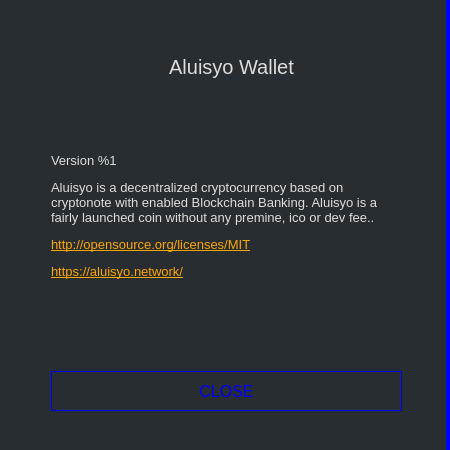
<?xml version="1.0" encoding="UTF-8"?>
<ui version="4.0">
 <class>AboutDialog</class>
 <widget class="QDialog" name="AboutDialog">
  <property name="geometry">
   <rect>
    <x>0</x>
    <y>0</y>
    <width>450</width>
    <height>450</height>
   </rect>
  </property>
  <property name="sizePolicy">
   <sizepolicy hsizetype="Fixed" vsizetype="Fixed">
    <horstretch>0</horstretch>
    <verstretch>0</verstretch>
   </sizepolicy>
  </property>
  <property name="minimumSize">
   <size>
    <width>450</width>
    <height>450</height>
   </size>
  </property>
  <property name="maximumSize">
   <size>
    <width>450</width>
    <height>450</height>
   </size>
  </property>
  <property name="windowTitle">
   <string>About %1</string>
  </property>
  <property name="styleSheet">
   <string notr="true">background-color: #282d31; border-right: 4px solid blue;</string>
  </property>
  <layout class="QVBoxLayout" name="verticalLayout" stretch="0">
   <item>
    <widget class="QGroupBox" name="groupBox">
     <property name="styleSheet">
      <string notr="true">border: 0px;</string>
     </property>
     <property name="title">
      <string/>
     </property>
     <widget class="QLabel" name="m_aboutLabel">
      <property name="geometry">
       <rect>
        <x>40</x>
        <y>90</y>
        <width>351</width>
        <height>231</height>
       </rect>
      </property>
      <property name="sizePolicy">
       <sizepolicy hsizetype="Preferred" vsizetype="Expanding">
        <horstretch>0</horstretch>
        <verstretch>0</verstretch>
       </sizepolicy>
      </property>
      <property name="font">
       <font>
        <pointsize>-1</pointsize>
       </font>
      </property>
      <property name="styleSheet">
       <string notr="true">color: #ddd;
border-right: 0px;
font-size: 13px;</string>
      </property>
      <property name="text">
       <string>&lt;html&gt;&lt;head/&gt;&lt;body&gt;&lt;p&gt;Version %1&lt;/p&gt;&lt;p&gt;Aluisyo is a decentralized cryptocurrency based on cryptonote with enabled Blockchain Banking. Aluisyo is a fairly launched coin without any premine, ico or dev fee..&lt;/p&gt;&lt;p&gt;&lt;a href=&quot;http://opensource.org/licenses/MIT&quot;&gt;&lt;span style=&quot; text-decoration: underline; color:#ffa500;&quot;&gt;http://opensource.org/licenses/MIT&lt;/span&gt;&lt;/a&gt;&lt;/p&gt;&lt;p&gt;&lt;a href=&quot;https://aluisyo.network/&quot;&gt;&lt;span style=&quot; text-decoration: underline; color:#ffa500;&quot;&gt;https://aluisyo.network/&lt;/span&gt;&lt;/a&gt;&lt;/p&gt;&lt;/body&gt;&lt;/html&gt;</string>
      </property>
      <property name="textFormat">
       <enum>Qt::RichText</enum>
      </property>
      <property name="wordWrap">
       <bool>true</bool>
      </property>
      <property name="openExternalLinks">
       <bool>true</bool>
      </property>
     </widget>
     <widget class="QPushButton" name="m_closeButton">
      <property name="geometry">
       <rect>
        <x>40</x>
        <y>360</y>
        <width>351</width>
        <height>40</height>
       </rect>
      </property>
      <property name="minimumSize">
       <size>
        <width>125</width>
        <height>31</height>
       </size>
      </property>
      <property name="font">
       <font>
        <pointsize>-1</pointsize>
       </font>
      </property>
      <property name="styleSheet">
       <string notr="true">color: blue; background-color: #1; border: 1px solid blue; font-size: 16px;</string>
      </property>
      <property name="text">
       <string>CLOSE</string>
      </property>
     </widget>
     <widget class="QLabel" name="label_3">
      <property name="geometry">
       <rect>
        <x>60</x>
        <y>40</y>
        <width>321</width>
        <height>31</height>
       </rect>
      </property>
      <property name="font">
       <font>
        <pointsize>-1</pointsize>
       </font>
      </property>
      <property name="styleSheet">
       <string notr="true">color: #ddd;
border-right: 0px;
font-size: 20px;</string>
      </property>
      <property name="text">
       <string>Aluisyo Wallet</string>
      </property>
      <property name="alignment">
       <set>Qt::AlignCenter</set>
      </property>
     </widget>
    </widget>
   </item>
  </layout>
 </widget>
 <resources/>
 <connections>
  <connection>
   <sender>m_closeButton</sender>
   <signal>clicked()</signal>
   <receiver>AboutDialog</receiver>
   <slot>accept()</slot>
   <hints>
    <hint type="sourcelabel">
     <x>538</x>
     <y>285</y>
    </hint>
    <hint type="destinationlabel">
     <x>294</x>
     <y>156</y>
    </hint>
   </hints>
  </connection>
 </connections>
</ui>
